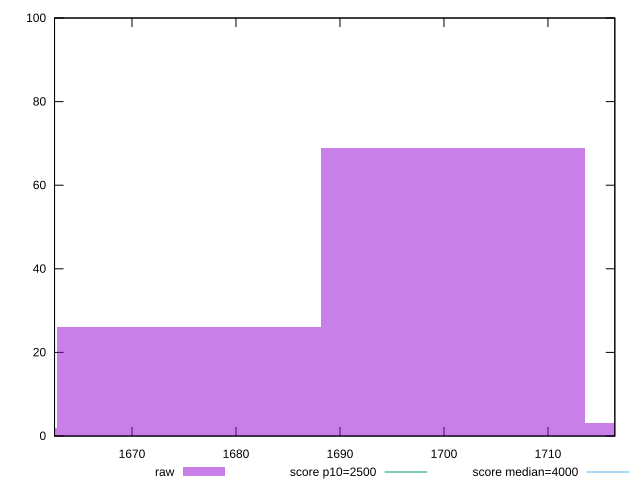

This figure's gnuplot source:
reset

$raw <<EOF
1700.9156896613006 69
1726.3024909995288 3
1675.5288883230721 26
1650.142086984844 2
EOF

set key outside below
set boxwidth 25.386801338228366
set xrange [1662.5549999999998:1716.4308]
set yrange [0:100]
set trange [0:100]
set style fill transparent solid 0.5 noborder

set parametric
set terminal svg size 640, 490 enhanced background rgb 'white'
set output "reports/report_00031_2021-02-24T23-18-18.084Z/largest-contentful-paint/samples/agenda/raw/histogram.svg"

plot $raw title "raw" with boxes, \
     2500,t title "score p10=2500", \
     4000,t title "score median=4000"

reset
